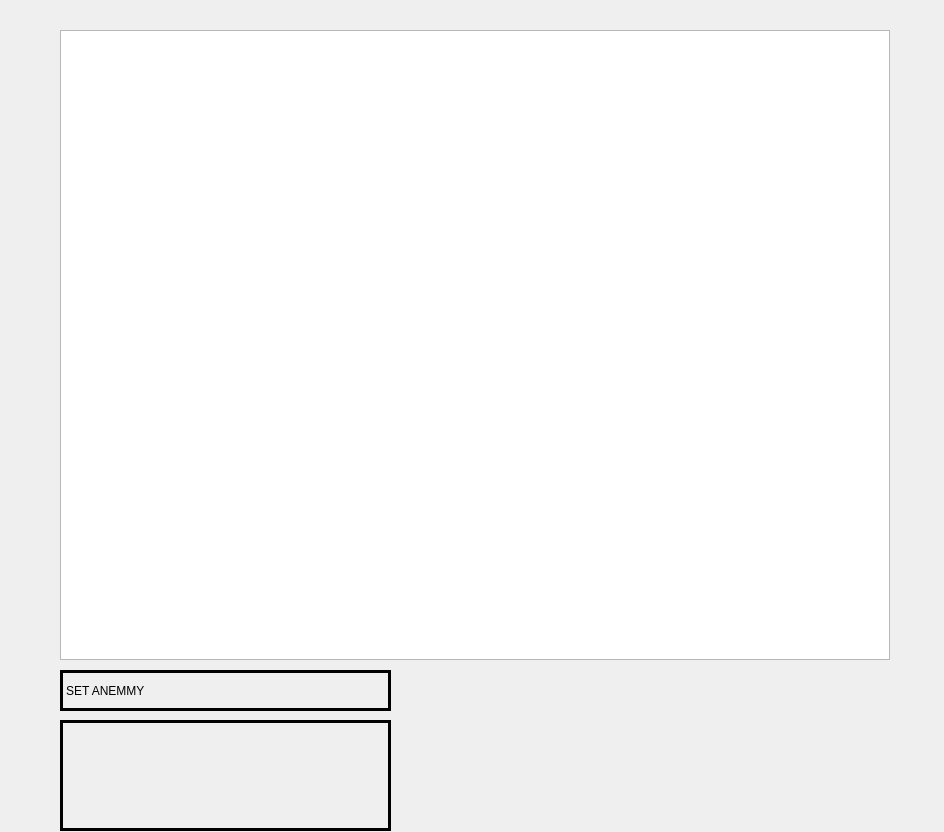
<?xml version="1.0" encoding="UTF-8"?>
<ui version="4.0">
 <class>MainWindowDesign</class>
 <widget class="QMainWindow" name="MainWindowDesign">
  <property name="geometry">
   <rect>
    <x>0</x>
    <y>0</y>
    <width>944</width>
    <height>832</height>
   </rect>
  </property>
  <property name="windowTitle">
   <string>QRosApp</string>
  </property>
  <property name="windowIcon">
   <iconset>
    <normaloff>:/images/icon.png</normaloff>:/images/icon.png</iconset>
  </property>
  <property name="locale">
   <locale language="English" country="Australia"/>
  </property>
  <widget class="QWidget" name="centralwidget">
   <widget class="QGraphicsView" name="screen">
    <property name="geometry">
     <rect>
      <x>60</x>
      <y>30</y>
      <width>830</width>
      <height>630</height>
     </rect>
    </property>
   </widget>
   <widget class="QLabel" name="label">
    <property name="geometry">
     <rect>
      <x>60</x>
      <y>670</y>
      <width>331</width>
      <height>41</height>
     </rect>
    </property>
    <property name="frameShape">
     <enum>QFrame::Box</enum>
    </property>
    <property name="frameShadow">
     <enum>QFrame::Plain</enum>
    </property>
    <property name="lineWidth">
     <number>3</number>
    </property>
    <property name="text">
     <string>SET ANEMMY</string>
    </property>
   </widget>
   <widget class="QLabel" name="label_2">
    <property name="geometry">
     <rect>
      <x>60</x>
      <y>720</y>
      <width>331</width>
      <height>111</height>
     </rect>
    </property>
    <property name="frameShape">
     <enum>QFrame::Box</enum>
    </property>
    <property name="frameShadow">
     <enum>QFrame::Plain</enum>
    </property>
    <property name="lineWidth">
     <number>3</number>
    </property>
    <property name="text">
     <string/>
    </property>
   </widget>
  </widget>
  <action name="action_Quit">
   <property name="text">
    <string>&amp;Quit</string>
   </property>
   <property name="shortcut">
    <string>Ctrl+Q</string>
   </property>
   <property name="shortcutContext">
    <enum>Qt::ApplicationShortcut</enum>
   </property>
  </action>
  <action name="action_Preferences">
   <property name="text">
    <string>&amp;Preferences</string>
   </property>
  </action>
  <action name="actionAbout">
   <property name="text">
    <string>&amp;About</string>
   </property>
  </action>
  <action name="actionAbout_Qt">
   <property name="text">
    <string>About &amp;Qt</string>
   </property>
  </action>
 </widget>
 <resources/>
 <connections>
  <connection>
   <sender>action_Quit</sender>
   <signal>triggered()</signal>
   <receiver>MainWindowDesign</receiver>
   <slot>close()</slot>
   <hints>
    <hint type="sourcelabel">
     <x>-1</x>
     <y>-1</y>
    </hint>
    <hint type="destinationlabel">
     <x>399</x>
     <y>299</y>
    </hint>
   </hints>
  </connection>
 </connections>
</ui>
